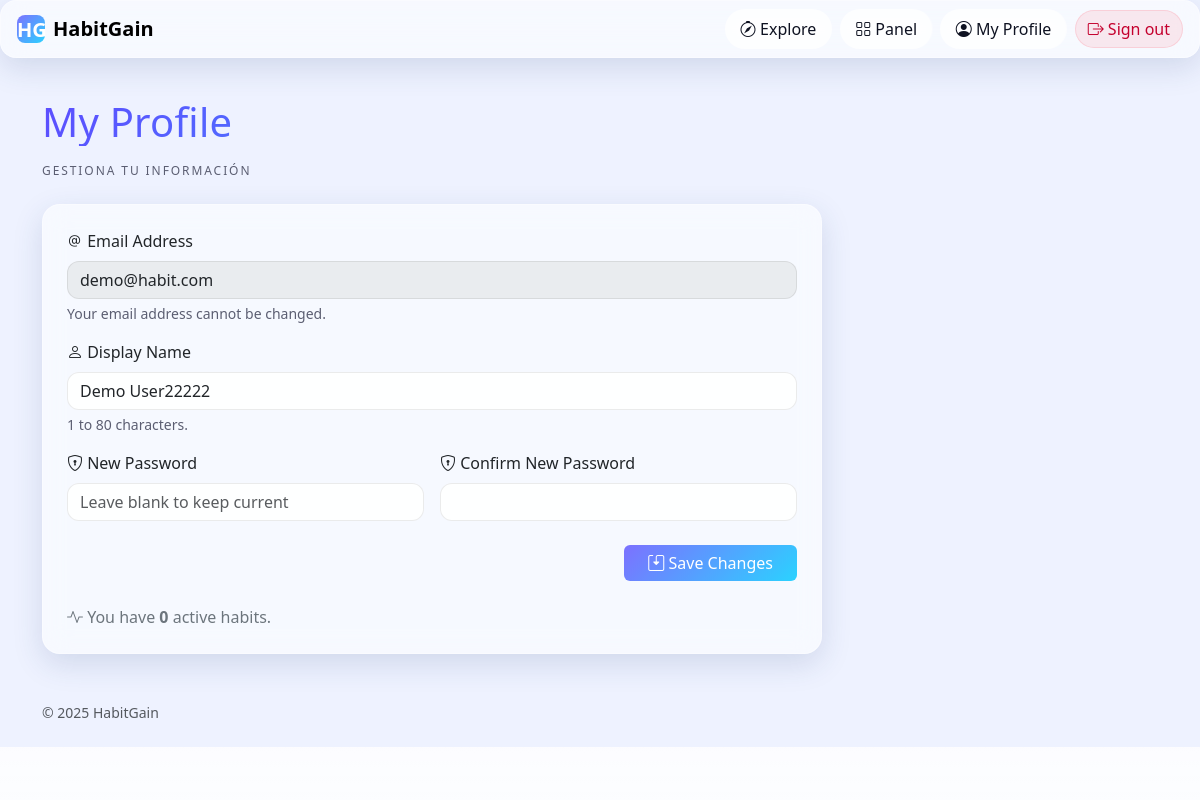
Page /profile/edit (signed in) on the earlier database version.
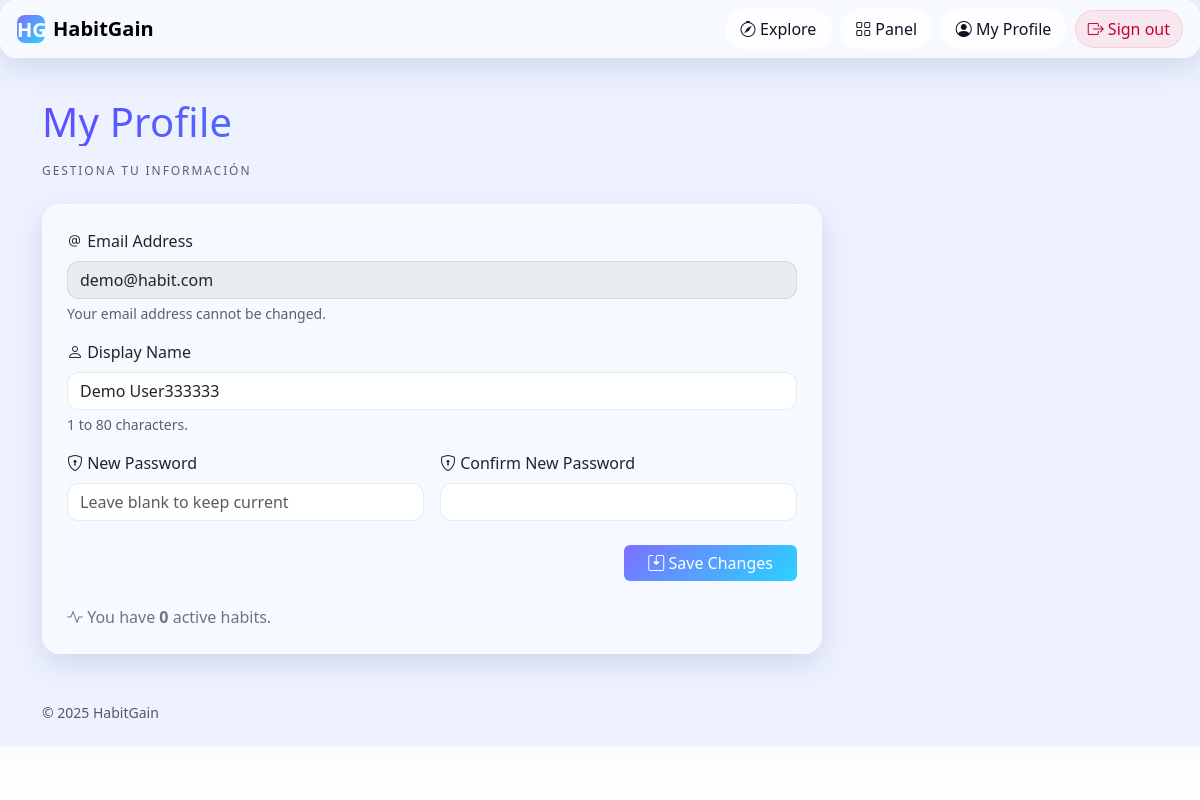
Same page on the later database version.
### tables this page shows
CREATE TABLE users (
                id INTEGER PRIMARY KEY AUTOINCREMENT,
                name TEXT NOT NULL,
                email TEXT NOT NULL UNIQUE,
                password TEXT NOT NULL,
                created_at TIMESTAMP DEFAULT CURRENT_TIMESTAMP
            , password_hash TEXT, password_salt TEXT);

### habitgain/profile/__init__.py (the view, shortened to what this page needs)
@profile_bp.route("/edit", methods=["GET", "POST"])
def edit():
    if not _require_login():
        return redirect(url_for("auth.login"))
    user_email = session["user"]["email"]
    User.ensure_exists(
        email=user_email, name=session["user"].get("name", "User"))
    user_data = User.get_by_email(user_email) or {
        "email": user_email, "name": session["user"].get("name", "")}
    habits_count = len(USER_HABITS.get(user_email, []))
    csrf_token = _get_csrf_token()
    return render_template("profile/edit.html", user=user_data, habits_count=habits_count, csrf_token=csrf_token)

### habitgain/models.py (called while the page is built, shortened)
    def get_connection(self) -> sqlite3.Connection:
        conn = sqlite3.connect(self.db_name)
        conn.row_factory = sqlite3.Row
        return conn

    @staticmethod
    def ensure_exists(email: str, name: str, provisional_password: str = "changeme") -> None:
        db = Database()
        conn = db.get_connection()
        cur = conn.cursor()
        cur.execute("SELECT id FROM users WHERE email=?", (email,))
        row = cur.fetchone()
        conn.close()

    @staticmethod
    def get_by_email(email: str) -> Optional[Dict[str, Any]]:
        db = Database()
        conn = db.get_connection()
        cur = conn.cursor()
        cur.execute(
            "SELECT id, email, name, password_hash, password_salt FROM users WHERE email=?", (email,))
        row = cur.fetchone()
        conn.close()
        return dict(row) if row else None

### habitgain/profile/__init__.py (called while the page is built)
def _require_login():
    if "user" not in session:
        flash("Please sign in to access this page.", "warning")
        return False
    return True

def _get_csrf_token() -> str:
    token = secrets.token_urlsafe(32)
    session["csrf_token"] = token
    session.modified = True
    return token

### habitgain/profile/templates/profile/edit.html (shortened to what this page needs)
{% extends "base.html" %}
{% block content %}
<h1 class="mb-3 text-gradient">My Profile</h1>
<p class="section-kicker mb-4">Gestiona tu información</p>
<div class="card glass p-4 shadow-hover" style="max-width:780px">
  <form method="post" novalidate>
    <div class="row g-3">
      <div class="col-12">
        <label class="form-label"><i class="bi bi-at"></i> Email Address</label>
        <input type="email" class="form-control" value="{{ user.email }}" disabled readonly>
        <div class="form-text">Your email address cannot be changed.</div>
      </div>
      <div class="col-12">
        <label for="name" class="form-label"><i class="bi bi-person"></i> Display Name</label>
        <input type="text" id="name" name="name" class="form-control" value="{{ user.name }}" maxlength="80" required>
        <div class="form-text">1 to 80 characters.</div>
      </div>
      <div class="col-12 col-md-6">
        <label for="new_password" class="form-label"><i class="bi bi-shield-lock"></i> New Password</label>
        <input type="password" id="new_password" name="new_password" class="form-control" minlength="8"
          autocomplete="new-password" placeholder="Leave blank to keep current">
      </div>
      <div class="col-12 col-md-6">
        <label for="confirm_password" class="form-label"><i class="bi bi-shield-lock"></i> Confirm New Password</label>
        <input type="password" id="confirm_password" name="confirm_password" class="form-control"
          autocomplete="new-password">
      </div>
    </div>
    <div class="d-flex justify-content-end mt-4">
      <button type="submit" class="btn btn-primary px-4">
        <i class="bi bi-save2"></i> Save Changes
      </button>
    </div>
  </form>
  <div class="mt-4 text-secondary">
    <i class="bi bi-activity"></i>
    You have <strong>{{ habits_count }}</strong> active habits.
  </div>
</div>
{% endblock %}

### habitgain/templates/base.html (shortened to what this page needs)
<!doctype html>
<html lang="es">
<head>
    <link href="https://cdn.jsdelivr.net/npm/bootstrap@5.3.3/dist/css/bootstrap.min.css" rel="stylesheet">
    <link href="https://cdn.jsdelivr.net/npm/bootstrap-icons@1.11.3/font/bootstrap-icons.css" rel="stylesheet">
    <link rel="stylesheet" href="{{ url_for('static', filename='css/styles.css') }}">
</head>
<body>
    <div class="bg-blur"></div>
    <div class="bg-gradient"></div>
    <nav class="navbar navbar-expand-lg glass sticky-top px-3 py-2">
        <a class="navbar-brand fw-bold d-flex align-items-center gap-2" href="{{ url_for('core.home') }}">
            <span class="brand-badge">HG</span> HabitGain
        </a>
        <div class="collapse navbar-collapse" id="navMain">
            <ul class="navbar-nav ms-auto align-items-center gap-2">
                <li class="nav-item">
                    <a class="btn btn-ghost" href="{{ url_for('explore.home') }}">
                        <i class="bi bi-compass"></i> Explore
                    </a>
                </li>
                <li class="nav-item">
                    <a class="btn btn-ghost" href="{{ panel_url }}">
                        <i class="bi bi-grid"></i> Panel
                    </a>
                </li>
                <li class="nav-item">
                    <a class="btn btn-ghost" href="{{ url_for('profile.edit') }}">
                        <i class="bi bi-person-circle"></i> My Profile
                    </a>
                </li>
                <li class="nav-item">
                    {% if has_auth %}
                    <a class="btn btn-danger-soft" href="{{ url_for('auth.logout') }}">
                        <i class="bi bi-box-arrow-right"></i> Sign out
                    </a>
                    {% else %}
                    <span class="btn btn-danger-soft disabled">
                        <i class="bi bi-box-arrow-right"></i> Sign out
                    </span>
                    {% endif %}
                </li>
            </ul>
        </div>
    </nav>
    <div class="container pt-3">
    </div>
    <main class="container py-4">{% block content %}{% endblock %}</main>
    <footer class="container small text-muted py-4">
        <div class="d-flex justify-content-between">
            <span>© {{ 2025 }} HabitGain</span>
        </div>
    </footer>
</body>
</html>

### habitgain/static/css/styles.css (style rules this page uses)
:root { --bg: #eef2ff; --ink: #0f1222; --muted: #5b5e72; --primary: #6b5bff; --accent: #2bd2ff; --gradient-1: 217, 70, 239; --gradient-2: 79, 70, 229; --gradient-3: 45, 212, 191; --glass-bg: rgba(255, 255, 255, 0.55); --glass-brd: rgba(255, 255, 255, 0.35); --shadow: 0 10px 30px rgba(40, 70, 120, 0.15); }
html, body { background: var(--bg); color: var(--ink); min-height: 100%; }
.bg-gradient { position: fixed; inset: -20vmax auto auto -10vmax; width: 60vmax; height: 60vmax; background: radial-gradient(circle at 30% 30%, rgba(var(--gradient-1), 0.35) 0%, rgba(var(--gradient-2), 0.25) 35%, rgba(var(--gradient-3), 0.2) 65%, transparent 70%); filter: blur(40px); z-index: -2; }
.bg-blur { position: fixed; inset: 0; background: linear-gradient(180deg, rgba(255, 255, 255, 0.6), rgba(255, 255, 255, 0.8)); z-index: -3; }
.glass { backdrop-filter: blur(14px) saturate(140%); -webkit-backdrop-filter: blur(14px) saturate(140%); background: var(--glass-bg); border: 1px solid var(--glass-brd); border-radius: 16px; box-shadow: var(--shadow); }
.card.glass { border-radius: 18px; }
.btn-ghost { border: 1px solid transparent; color: var(--ink); background: rgba(255, 255, 255, 0.6); backdrop-filter: blur(10px); border-radius: 999px; padding: .45rem .9rem; }
.btn-primary { background: linear-gradient(135deg, #7c71ff, #2bd2ff); border: none; }
.btn-danger-soft { background: rgba(255, 71, 87, .1); color: #c4002e; border: 1px solid rgba(255, 71, 87, .15); border-radius: 999px; }
.brand-badge { display: inline-grid; place-items: center; width: 28px; height: 28px; border-radius: 8px; color: #fff; font-weight: 700; background: linear-gradient(135deg, #7c71ff, #2bd2ff); }
h1, h2, h3 { letter-spacing: .2px }
.section-kicker { font-size: .75rem; text-transform: uppercase; letter-spacing: .12rem; color: var(--muted); }
.form-control, .form-select { background: rgba(255, 255, 255, .85); border: 1px solid rgba(0, 0, 0, .08); border-radius: 12px; }
.form-text { color: var(--muted); }
.text-gradient { background: linear-gradient(135deg, #5c4dff 0%, #2bd2ff 100%); -webkit-background-clip: text; background-clip: text; -webkit-text-fill-color: transparent; }
.shadow-hover { transition: transform .15s ease, box-shadow .15s ease; }

Differences in the rows shown:
changed users "demo@habit.com": name "Demo User22222" → "Demo User333333"
